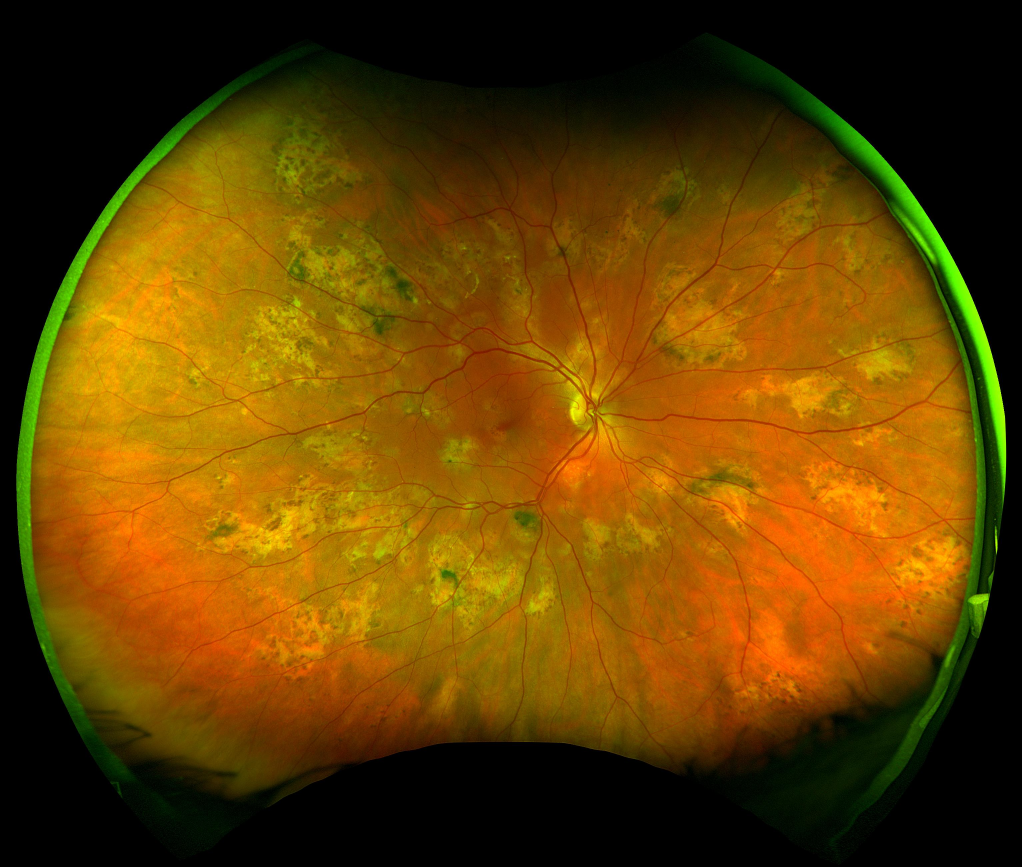
//> input picture images/2.jpg, 3064 x 2600 px (shown at 1/3 size)
$ ./GetContours ../images/2.jpg ../images/3.jpg out.png   (built with g++ and OpenCV 4)
//> lines starting //> are read from the running program, lines starting //| are printed output that depends on the picture; after the words box and inside, x2 and y2 are one past the last pixel; in counts of white or black regions, pixels touching at a corner belong together
### getContours/spherePoint.h
using namespace std;

class SpherePoint {
public:
    double x;
    double y;
    double z;

    SpherePoint();
    SpherePoint(double x, double y, double z);
};

### getContours/transform.h
#include "spherePoint.h"

using namespace std;

class Transform {
public:
    Transform(int originalWidth, int originalHeight);
    SpherePoint toSpherical(int xCoordinate, int yCoordinate);
private:
    double widthHalf;
    double heightHalf;
};

### getContours/spherePoint.cpp
#include "spherePoint.h"

using namespace std;

SpherePoint::SpherePoint() {
    this->x = 0.0;
    this->y = 0.0;
    this->z = 0.0;
}

SpherePoint::SpherePoint(double x, double y, double z) {
    this->x = x;
    this->y = y;
    this->z = z;
}

### getContours/transform.cpp
#include "transform.h"
#include <cmath>

using namespace std;

Transform::Transform(int originalWidth, int originalHeight) {
    this->widthHalf = (double)originalWidth / 2;
    this->heightHalf = (double)originalHeight / 2;
}

SpherePoint Transform::toSpherical(int xCoordinate, int yCoordinate) {
    double xCo = (double)xCoordinate;
    double yCo = (double)yCoordinate;

    double rectX = (xCo - this->widthHalf) / this->widthHalf;
    double rectY = (yCo - this->heightHalf) / this->heightHalf;

    double sphereX = rectX * sqrt(1.0 - (pow(rectY, 2) / 2.0));
    double sphereY = rectY * sqrt(1.0 - (pow(rectX, 2) / 2.0));

    // The distance between the center of a unit sphere (0, 0, 0) and its surface is 1.
    // 3D distance formula: distance = sqrt(pow(x2 - x1, 2) + pow(y2 - y1, 2) + pow(z2 - z1, 2))
    // To calculate for Z, where distance = 1 and one coordinate is (0,0,0)
    // z =
    double sphereZ = sqrt(1.0 - pow(sphereX, 2) - pow(sphereY, 2)) * -1;
    return SpherePoint(sphereX, sphereY, sphereZ);
}

### getContours/GetContours.cpp
#include <stdio.h>
#include <opencv2/opencv.hpp>
//#include <opencv2/imgproc.hpp>
//#include <opencv2/highgui.hpp>
#include <math.h>
#include <iostream>
#include <string>
#include <fstream>
#include "transform.h"

using namespace std;
using namespace cv;

const int THRESHOLD_VALUE = 254;
const int MAX_BINARY_VALUE = 255;
const int THRESHOLD_TYPE = 1;

int main(int argc, char** argv )
{
    if ( argc != 4 )
    {
        printf("ERROR: usage: getContours <Image_Path> <label_name> <destination_path>\n");
        return -1;
    }
    Mat image;
    Mat grayImage;
    Mat convertedImage;
    image = imread( argv[1], 1 );
//> image is the input picture: 2600 rows x 3064 cols, CV_8UC3; mean B, G, R 1.2, 64.8, 99.5
    string labelName = argv[2];
//> labelName = "../images/3.jpg"
    string destinationPath = argv[3];
//> destinationPath = "out.png"
    if ( !image.data )
    {
        printf("ERROR: No image data \n");
        return -1;
    }
    else
    {
        cvtColor(image, grayImage, CV_BGR2GRAY);
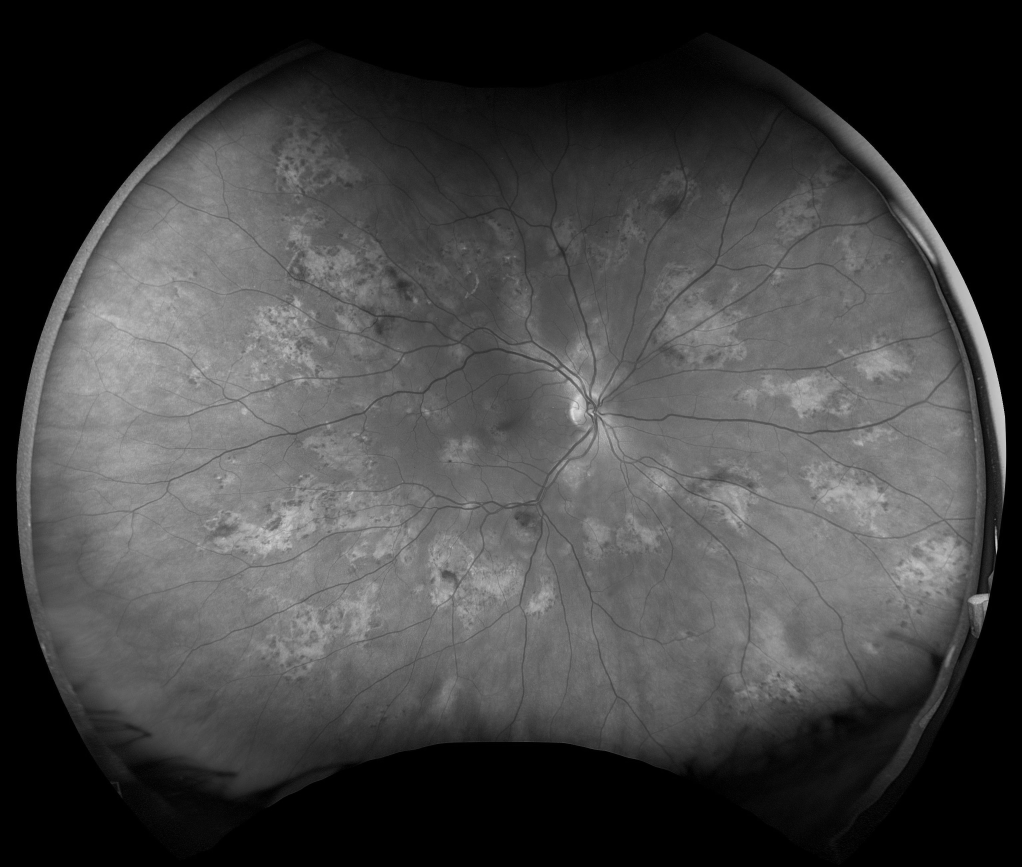
//> grayImage: 2600 rows x 3064 cols, CV_8UC1 (shown at 1/3 size); min 0, max 232, mean 67.9
        threshold(grayImage, convertedImage, THRESHOLD_VALUE, MAX_BINARY_VALUE, THRESHOLD_TYPE);
//> convertedImage: 2600 rows x 3064 cols, CV_8UC1; every value is 255
    }

    vector<vector<Point> > outContours;
    findContours(convertedImage, outContours, CV_RETR_EXTERNAL, CV_CHAIN_APPROX_SIMPLE);
//> outContours = 1 contour; box (x1, y1, x2, y2) and area: (0, 0, 3064, 2600) 7960737

    string baseString = "";
    string transformString = "";

    int origHeight = convertedImage.size().height;
//> origHeight = 2600
    int origWidth = convertedImage.size().width;
//> origWidth = 3064

    double tempX = 0.0;
    double tempY = 0.0;
    double tempZ = 0.0;

    int currX = 0;
    int currY = 0;

    // Translate a rectangle into a sphere. http://mathproofs.blogspot.com/2005/07/mapping-square-to-circle.html
    // First, normalize to -1 to 1 for X and Y. Then use distance formula to calculate Z.
    Transform sphericalTransformation = Transform(origHeight, origWidth);
    SpherePoint sphericalPoint;

    for (int i = 0; i < outContours.size(); i++) {
        ofstream base(destinationPath + "/" + labelName + "_" + to_string(i) + ".node");
        ofstream transform(destinationPath + "/" + labelName + "_" + to_string(i) + ".transformed");

        int numVertices = outContours[i].size() / 10;
        if (outContours[i].size() % 10 != 0) {
            numVertices++;
        }

        baseString = to_string(numVertices) + " 2 0 0\n";
        transformString = to_string(numVertices) + " 3 0 0\n";

        int count = 0;
        for (int j = 0; j < outContours[i].size(); j = j + 10) {
            currX = outContours[i][j].x;
            currY = outContours[i][j].y;
            baseString = baseString + to_string(count) + " " + to_string(currX) + " " + to_string(currY) + "\n";
            sphericalPoint = sphericalTransformation.toSpherical(currX, currY);

            transformString = transformString + to_string(count) + " " + to_string(sphericalPoint.x) + " " + to_string(sphericalPoint.y) + " " + to_string(sphericalPoint.z) + "\n";
            count = count + 1;
        }
        base << baseString;
        transform << transformString;
        base.close();
        transform.close();

        // outputs the number of contours found.
    }
//> this loop made 1 pass
//> (numVertices, currX, currY, count) on pass 1: (1, 0, 0, 1)
//> after the loop, currX = 0; currY = 0
    cout << outContours.size();
//| 1
    return 0;
}

$ run again, on images/4.jpg
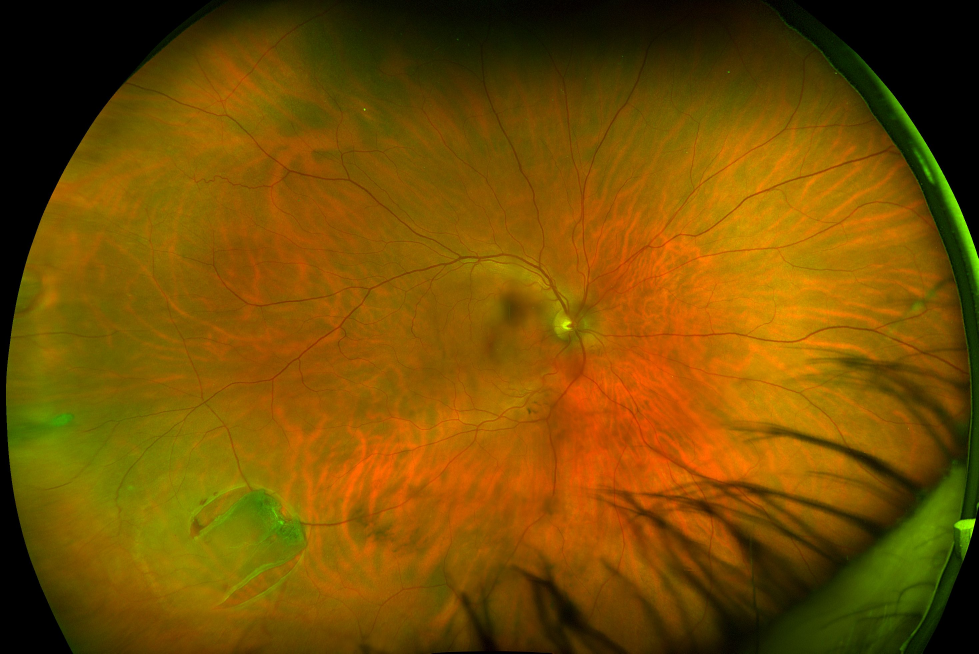
//> input picture images/4.jpg, 2936 x 1960 px (shown at 1/3 size)
//> image is the input picture: 1960 rows x 2936 cols, CV_8UC3; mean B, G, R 1.1, 78.4, 117.5
//> labelName = "../images/4.jpg"
//> destinationPath = "out.png"
//> `cvtColor(image, grayImage, CV_BGR2GRAY);`:
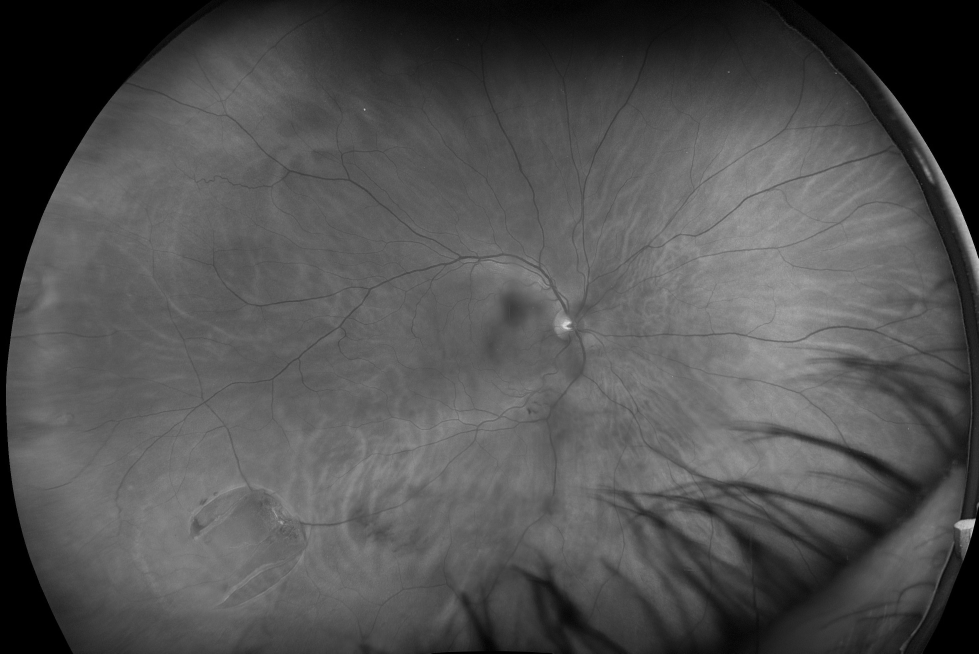
//> grayImage: 1960 rows x 2936 cols, CV_8UC1 (shown at 1/3 size); min 0, max 223, mean 81.3
//> convertedImage: 1960 rows x 2936 cols, CV_8UC1; every value is 255
//> outContours = 1 contour; box (x1, y1, x2, y2) and area: (0, 0, 2936, 1960) 5749665
//> the loop `for (int i = 0; i < outContours.size(); i++)` made 1 pass
//> (numVertices, currX, currY, count) on pass 1: (1, 0, 0, 1)
//> after the loop `for (int i = 0; i < outContours.size(); i++)`: currX = 0
//| 1

$ run again, on images/5.jpg
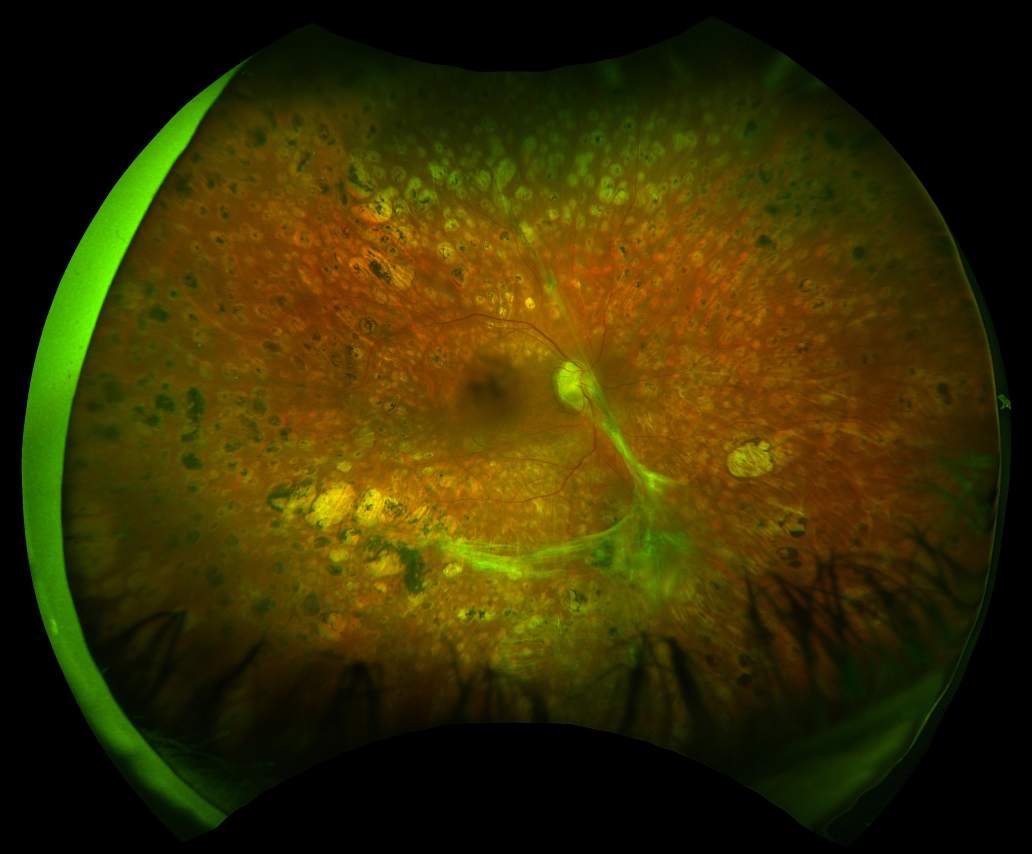
//> input picture images/5.jpg, 3096 x 2560 px (shown at 1/3 size)
//> image is the input picture: 2560 rows x 3096 cols, CV_8UC3; mean B, G, R 0.8, 46.8, 55.1
//> labelName = "../images/5.jpg"
//> destinationPath = "out.png"
//> `cvtColor(image, grayImage, CV_BGR2GRAY);`:
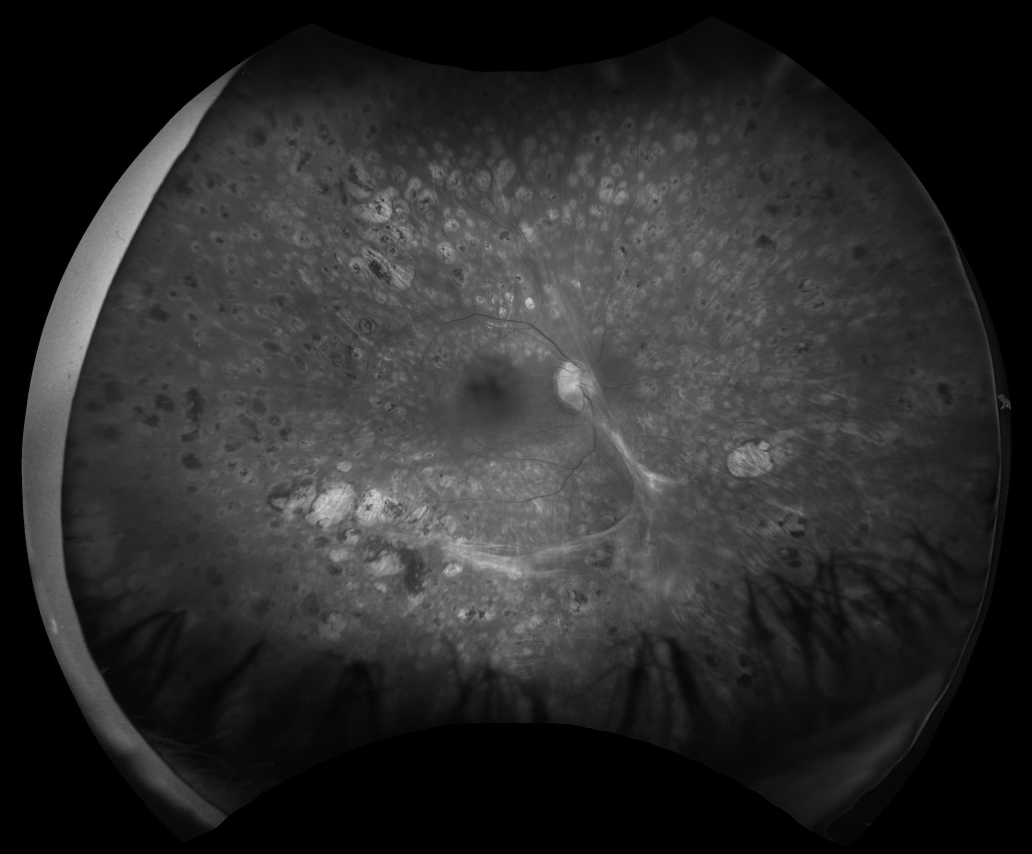
//> grayImage: 2560 rows x 3096 cols, CV_8UC1 (shown at 1/3 size); min 0, max 222, mean 44
//> convertedImage: 2560 rows x 3096 cols, CV_8UC1; every value is 255
//> outContours = 1 contour; box (x1, y1, x2, y2) and area: (0, 0, 3096, 2560) 7920105
//> the loop `for (int i = 0; i < outContours.size(); i++)` made 1 pass
//> (numVertices, currX, currY, count) on pass 1: (1, 0, 0, 1)
//> after the loop `for (int i = 0; i < outContours.size(); i++)`: currX = 0
//| 1

$ run again, on images/6.jpg
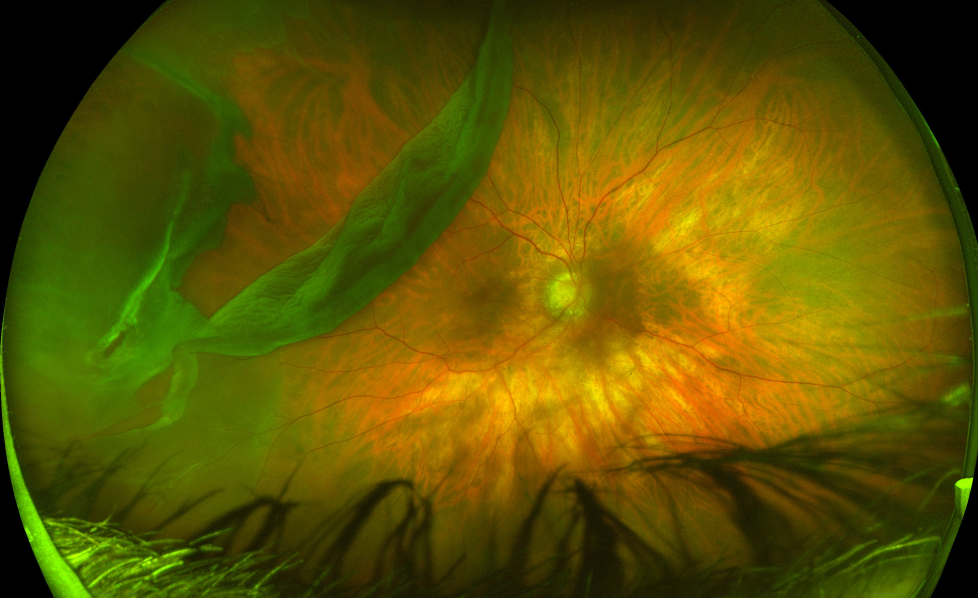
//> input picture images/6.jpg, 2934 x 1792 px (shown at 1/3 size)
//> image is the input picture: 1792 rows x 2934 cols, CV_8UC3; mean B, G, R 1.5, 84.7, 94.5
//> labelName = "../images/6.jpg"
//> destinationPath = "out.png"
//> `cvtColor(image, grayImage, CV_BGR2GRAY);`:
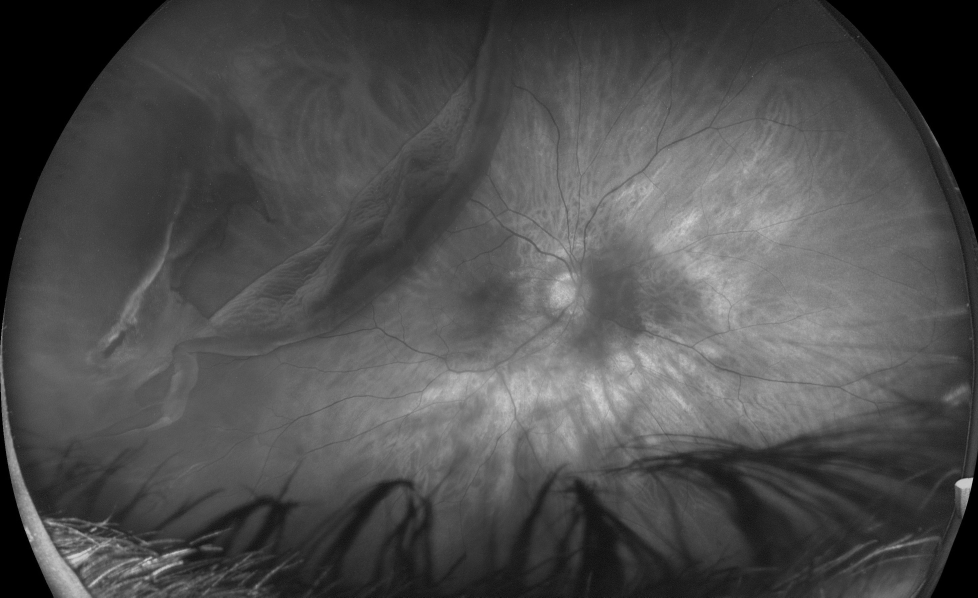
//> grayImage: 1792 rows x 2934 cols, CV_8UC1 (shown at 1/3 size); min 0, max 218, mean 78.1
//> convertedImage: 1792 rows x 2934 cols, CV_8UC1; every value is 255
//> outContours = 1 contour; box (x1, y1, x2, y2) and area: (0, 0, 2934, 1792) 5253003
//> the loop `for (int i = 0; i < outContours.size(); i++)` made 1 pass
//> (numVertices, currX, currY, count) on pass 1: (1, 0, 0, 1)
//> after the loop `for (int i = 0; i < outContours.size(); i++)`: currX = 0
//| 1
